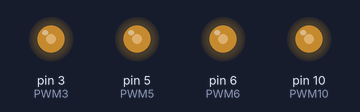
A sketch run on a simulated Arduino Uno, built with avr-gcc and run on an emulated ATmega328P. On the bench: output pins drawn as LEDs (lit = HIGH).

Above: at 0.1 s.
Timing chart, 0 to 1.6 s (numbered marks = the images above):
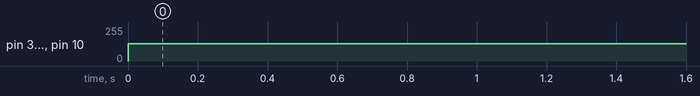

Measured:
- by itself, pin 3 (PWM3), pin 5 (PWM5), pin 6 (PWM6), pin 10 (PWM10): 0/255 → 128/255 at 0.00 s

The sketch:

ArduinoPWM.ino
```cpp
/*

  Adaptation sketch of "Secrets of Arduino PWM" by Ken Shirriff with edits by Paul Badger can be found at:
  (https://www.arduino.cc/en/Tutorial/SecretsOfArduinoPWM)

  Sketch created MW (07/27/2018)

  Compatible with ATmega168 and ATmega 328 and 328p (UNO) architectures.

  Simple PWM sketch to produce 5V PWM output with variable frequency with a fixed duty cycle of 50% for pins 3 and 11.

  *Base frequency for pins 3, 9, 10, and 11 is 31250 Hz.

  *Base frequency for pins 5 and 6 is 62500 Hz.

  Attach decoupling capacitors at outputs to reduce noise and transients.
  Use oscilloscope to confirm PWM outputs.
*/

// Base frequency 31250 Hz.
const int PWM3 = 3;
const int PWM9 = 9;
const int PWM10 = 10;
const int PWM11 = 11;

// Base frequency 62500 Hz.
const int PWM5 = 5;
const int PWM6 = 6;

void setup() {

  // Set pin 3's PWM frequency to (31250/8 = 3906.25 Hz)
  setPwmFrequency(PWM3, 8);

  // Set pin 10's PWM frequency to (31250/1024 = 30.517 Hz)
  setPwmFrequency(PWM10, 1024);

  // Set pin 5's PWM frequency to (62500/1 = 62500 Hz)
  setPwmFrequency(PWM5, 1);

  // Set pin 6's PWM frequency to (62500/64 = 976.56 Hz)
  setPwmFrequency(PWM6, 64);

}

// Available divisors: 1, 8, 64, 256, 1024
void setPwmFrequency(int pin, int divider) {
  byte mode;
  if(pin == 3 ||pin == 5 || pin == 6 || pin == 9 || pin == 10 || pin == 11) {
    switch(divider) {
      case 1: mode = 0x01; break;
      case 8: mode = 0x02; break;
      case 64: mode = 0x03; break;
      case 256: mode = 0x04; break;
      case 1024: mode = 0x05; break;
      default: return;
    }
  }
}

void loop() {
  analogWrite(PWM3, 128);
  analogWrite(PWM10, 128);
  analogWrite(PWM5, 128);
  analogWrite(PWM6, 128);
}
```
